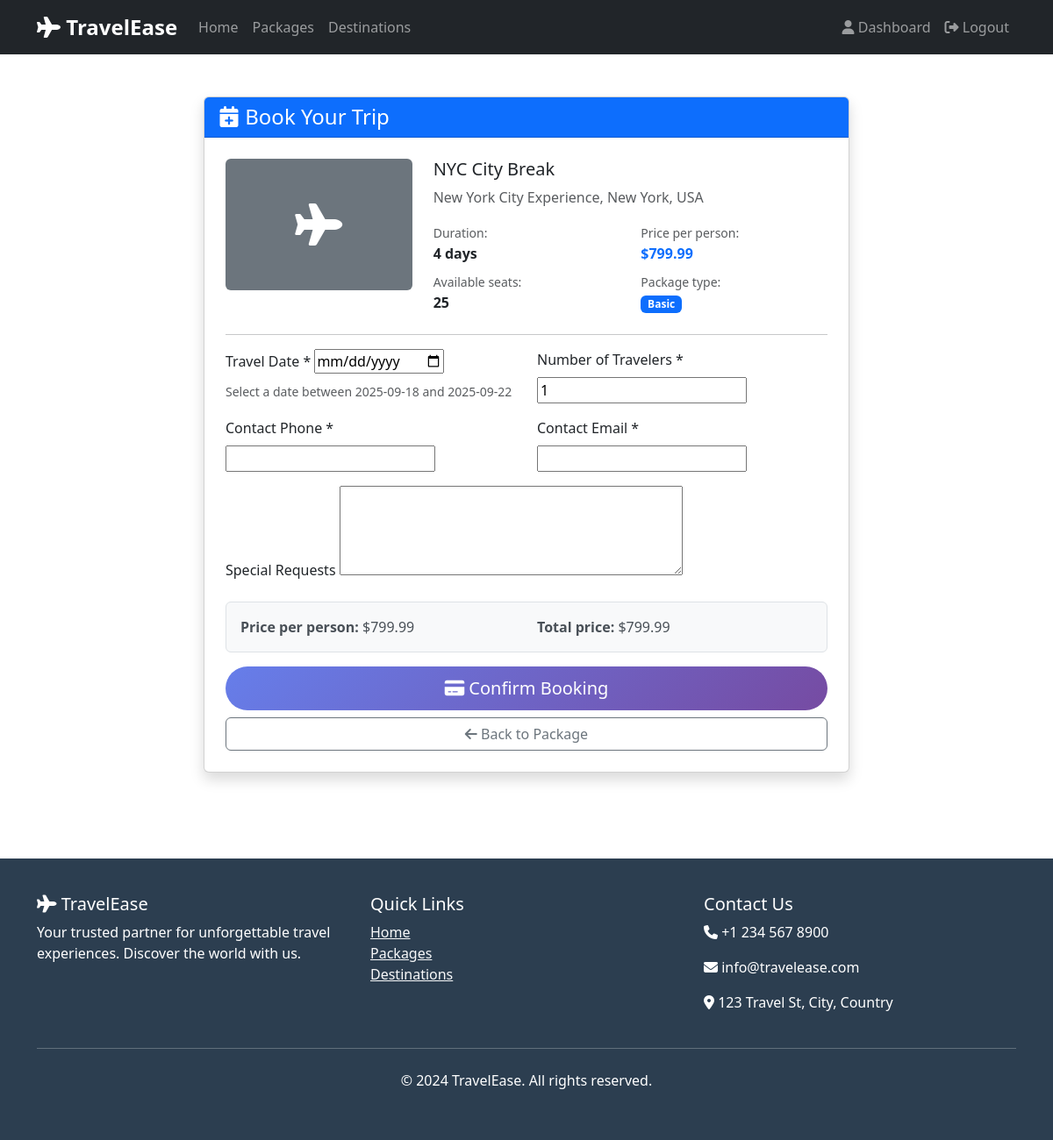
/package/4/book/ (signed in), run on the app's committed database.
### bookings/models.py (models this page shows, shortened)
class Package(models.Model):
    PACKAGE_TYPES = [
        ('basic', 'Basic'),
        ('premium', 'Premium'),
        ('luxury', 'Luxury'),
    ]
    destination = models.ForeignKey(Destination, on_delete=models.CASCADE, related_name='packages')
    name = models.CharField(max_length=200)
    description = models.TextField()
    package_type = models.CharField(max_length=20, choices=PACKAGE_TYPES, default='basic')
    duration_days = models.PositiveIntegerField()
    price = models.DecimalField(max_digits=10, decimal_places=2)
    max_travelers = models.PositiveIntegerField(default=10)
    available_seats = models.PositiveIntegerField()
    departure_date = models.DateField()
    return_date = models.DateField()
    includes_flight = models.BooleanField(default=True)
    includes_hotel = models.BooleanField(default=True)
    includes_meals = models.BooleanField(default=False)
    includes_transport = models.BooleanField(default=True)
    created_at = models.DateTimeField(auto_now_add=True)
    updated_at = models.DateTimeField(auto_now=True)
    class Meta:
        ordering = ['departure_date']

class Destination(models.Model):
    name = models.CharField(max_length=200)
    description = models.TextField()
    image = models.ImageField(upload_to='destinations/', blank=True, null=True)
    country = models.CharField(max_length=100)
    city = models.CharField(max_length=100)
    created_at = models.DateTimeField(auto_now_add=True)
    updated_at = models.DateTimeField(auto_now=True)
    class Meta:
        ordering = ['name']

### bookings/views.py (the view)
# urls.py: path('package/<int:package_id>/book/', views.create_booking, name='create_booking'),
@login_required
def create_booking(request, package_id):
    package = get_object_or_404(Package, id=package_id)
    if request.method == 'POST':
        form = BookingForm(request.POST, package=package)
        if form.is_valid():
            booking = form.save(commit=False)
            booking.user = request.user
            booking.package = package
            booking.total_price = package.price * booking.number_of_travelers
            package.available_seats -= booking.number_of_travelers
            package.save()
            booking.save()
            messages.success(request, f'Booking created successfully! Your booking ID is {booking.id}')
            return redirect('booking_detail', booking_id=booking.id)
    else:
        form = BookingForm(package=package)
    context = {
        'form': form,
        'package': package,
    }
    return render(request, 'bookings/create_booking.html', context)

### bookings/forms.py (shortened to what this page needs)
class BookingForm(forms.ModelForm):
    travel_date = forms.DateField(
        widget=forms.DateInput(attrs={'type': 'date'}),
        help_text="Select your preferred travel date"
    )
    class Meta:
        model = Booking
        fields = ('travel_date', 'number_of_travelers', 'special_requests', 'contact_phone', 'contact_email')
        widgets = {
            'special_requests': forms.Textarea(attrs={'rows': 4}),
        }
    def __init__(self, *args, **kwargs):
        self.package = kwargs.pop('package', None)
        super().__init__(*args, **kwargs)
        if self.package:
            self.fields['travel_date'].help_text = f"Select a date between {self.package.departure_date} and {self.package.return_date}"

### bookings/templates/bookings/create_booking.html (shortened to what this page needs)
{% extends 'bookings/base.html' %}
{% block content %}
<section class="py-5">
    <div class="container">
        <div class="row justify-content-center">
            <div class="col-lg-8">
                <div class="card shadow">
                    <div class="card-header bg-primary text-white">
                        <h4 class="mb-0"><i class="fas fa-calendar-plus"></i> Book Your Trip</h4>
                    </div>
                    <div class="card-body p-4">
                        <div class="row mb-4">
                            <div class="col-md-4">
                                {% if package.destination.image %}
                                    <img src="{{ package.destination.image.url }}" alt="{{ package.name }}" class="img-fluid rounded">
                                {% else %}
                                    <div class="bg-secondary rounded d-flex align-items-center justify-content-center" style="height: 150px;">
                                        <i class="fas fa-plane text-white" style="font-size: 3rem;"></i>
                                    </div>
                                {% endif %}
                            </div>
                            <div class="col-md-8">
                                <h5>{{ package.name }}</h5>
                                <p class="text-muted">{{ package.destination.name }}, {{ package.destination.city }}, {{ package.destination.country }}</p>
                                <div class="row">
                                    <div class="col-6">
                                        <small class="text-muted">Duration:</small><br>
                                        <strong>{{ package.duration_days }} days</strong>
                                    </div>
                                    <div class="col-6">
                                        <small class="text-muted">Price per person:</small><br>
                                        <strong class="text-primary">${{ package.price }}</strong>
                                    </div>
                                </div>
                                <div class="row mt-2">
                                    <div class="col-6">
                                        <small class="text-muted">Available seats:</small><br>
                                        <strong>{{ package.available_seats }}</strong>
                                    </div>
                                    <div class="col-6">
                                        <small class="text-muted">Package type:</small><br>
                                        <span class="badge bg-primary">{{ package.get_package_type_display }}</span>
                                    </div>
                                </div>
                            </div>
                        </div>
                        <hr>
                        <form method="post">
                            <div class="row">
                                <div class="col-md-6 mb-3">
                                    <label for="{{ form.travel_date.id_for_label }}" class="form-label">Travel Date *</label>
                                    {{ form.travel_date }}
                                    {% if form.travel_date.help_text %}
                                        <div class="form-text">{{ form.travel_date.help_text }}</div>
                                    {% endif %}
                                </div>
                                <div class="col-md-6 mb-3">
                                    <label for="{{ form.number_of_travelers.id_for_label }}" class="form-label">Number of Travelers *</label>
                                    {{ form.number_of_travelers }}
                                </div>
                            </div>
                            <div class="row">
                                <div class="col-md-6 mb-3">
                                    <label for="{{ form.contact_phone.id_for_label }}" class="form-label">Contact Phone *</label>
                                    {{ form.contact_phone }}
                                </div>
                                <div class="col-md-6 mb-3">
                                    <label for="{{ form.contact_email.id_for_label }}" class="form-label">Contact Email *</label>
                                    {{ form.contact_email }}
                                </div>
                            </div>
                            <div class="mb-3">
                                <label for="{{ form.special_requests.id_for_label }}" class="form-label">Special Requests</label>
                                {{ form.special_requests }}
                            </div>
                            <div class="alert alert-info">
                                <div class="row">
                                    <div class="col-md-6">
                                        <strong>Price per person:</strong> ${{ package.price }}
                                    </div>
                                    <div class="col-md-6">
                                        <strong>Total price:</strong> <span id="total-price">${{ package.price }}</span>
                                    </div>
                                </div>
                            </div>
                            <div class="d-grid gap-2">
                                <button type="submit" class="btn btn-primary btn-lg">
                                    <i class="fas fa-credit-card"></i> Confirm Booking
                                </button>
                                <a href="{% url 'bookings:package_detail' package.id %}" class="btn btn-outline-secondary">
                                    <i class="fas fa-arrow-left"></i> Back to Package
                                </a>
                            </div>
                        </form>
                    </div>
                </div>
            </div>
        </div>
    </div>
</section>
{% endblock %}

### bookings/templates/bookings/base.html (style rules this page uses)
.btn-primary { background: linear-gradient(135deg, #667eea 0%, #764ba2 100%); border: none; border-radius: 25px; padding: 10px 25px; }

### bookings/templates/bookings/create_booking.html (style rules this page uses)
.alert-info { background-color: #f8f9fa; border-color: #dee2e6; color: #495057; }

### data on the page
Package: name "NYC City Break", destination.name "New York City Experience", destination.city "New York", destination.country "USA", duration_days "4", price "799.99", available_seats "25", package_type "Basic"
